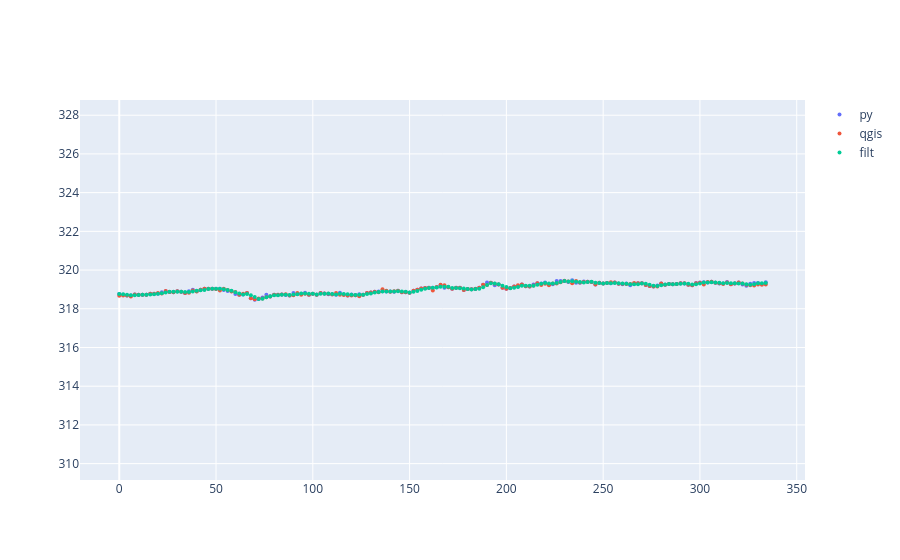

The code cell stored with this chart in its notebook:
### Code cell
x = df["ld"]
diff = df["z0_dtm"] - df["sampled"]
filtered = df["z0_dtm"].rolling(window=3, min_periods=1).mean()
fig = go.Figure()
plt = []
marker = dict(size=4)
plt.append(go.Scatter(x=x, y=df["z0_dtm"], mode="markers", marker=marker, name="py"))
plt.append(go.Scatter(x=x, y=df["sampled"], mode="markers", marker=marker, name="qgis"))
plt.append(go.Scatter(x=x, y=filtered, mode="markers", marker=marker, name="filt"))
fig.add_traces(plt)

fig.update_yaxes(scaleanchor="x1", scaleratio=10)

### Figure 1 — Plotly figure (JSON) as saved in the notebook; plotly's stock layout.template omitted (floating-point values rounded to 4 significant figures; data arrays with more than 128 entries replaced by an {"elided": "..."} marker saying what was removed)
{"data": [{"marker": {"size": 4}, "mode": "markers", "name": "py", "type": "scatter", "x": {"elided": "168 int values"}, "y": {"elided": "168 float values"}}, {"marker": {"size": 4}, "mode": "markers", "name": "qgis", "type": "scatter", "x": {"elided": "168 int values"}, "y": {"elided": "168 float values"}}, {"marker": {"size": 4}, "mode": "markers", "name": "filt", "type": "scatter", "x": {"elided": "168 int values"}, "y": {"elided": "168 float values"}}], "layout": {"yaxis": {"scaleanchor": "x", "scaleratio": 10}}}
